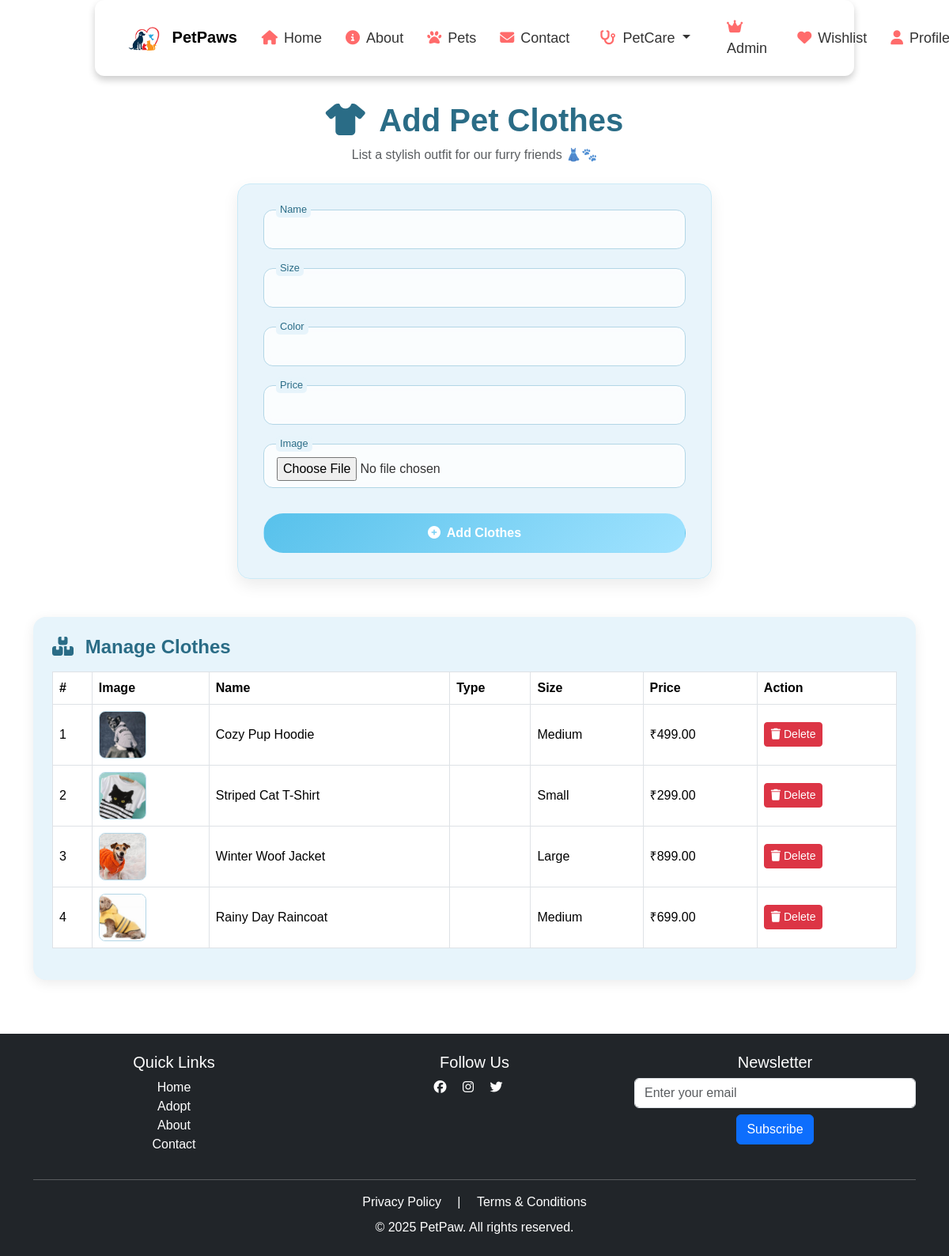
The app's page /petcare/clothes/add/ (signed in) with its own data.
### petcare/models.py (models this page shows, shortened)
class Clothes(models.Model):
    name = models.CharField(max_length=100)
    size = models.CharField(max_length=20)
    color = models.CharField(max_length=30)
    price = models.DecimalField(max_digits=6, decimal_places=2)
    image = models.ImageField(upload_to='clothes_images/', blank=True, null=True)

### petcare/views.py (the view)
# urls.py: path('clothes/add/', views.add_clothes, name='add_clothes'),
@staff_member_required
def add_clothes(request):
    if request.method == 'POST':
        form = ClothesForm(request.POST, request.FILES)
        if form.is_valid():
            form.save()
            return redirect('add_clothes')  # Refreshes same page
    else:
        form = ClothesForm()
    clothes = Clothes.objects.all()  # ✅ List of added clothes
    return render(request, 'petcare/add_clothes.html', {
        'form': form,
        'clothes': clothes,
    })

### petcare/forms.py
class ClothesForm(forms.ModelForm):
    class Meta:
        model = Clothes
        fields = ['name', 'size', 'color', 'price', 'image']

### petcare/templates/petcare/add_clothes.html (shortened to what this page needs)
{% extends 'base.html' %}
{% block content %}
<div class="container my-5">
  <div class="text-center mb-4">
    <h2 class="fw-bold" style="font-size: 2.5rem; color: #2a6c86;">
      <i class="fas fa-tshirt me-2"></i> Add Pet Clothes
    </h2>
    <p class="text-muted">List a stylish outfit for our furry friends 👗🐾</p>
  </div>
  <div class="glass-card mx-auto" style="max-width: 600px;">
    <form method="POST" enctype="multipart/form-data">
      {% for field in form %}
        <div class="animated-input">
          {{ field }}
          <label for="{{ field.id_for_label }}">{{ field.label }}</label>
        </div>
      {% endfor %}
      <button type="submit" class="btn btn-glass w-100 mt-2">
        <i class="fas fa-plus-circle me-1"></i> Add Clothes
      </button>
    </form>
  </div>
  {% if clothes %}
  <div class="clothes-table mt-5">
    <h4><i class="fas fa-boxes me-2"></i> Manage Clothes</h4>
    <div class="table-responsive">
      <table class="table table-bordered table-hover align-middle">
        <thead>
          <tr>
            <th>#</th>
            <th>Image</th>
            <th>Name</th>
            <th>Type</th>
            <th>Size</th>
            <th>Price</th>
            <th>Action</th>
          </tr>
        </thead>
        <tbody>
          {% for item in clothes %}
          <tr>
            <td>{{ forloop.counter }}</td>
            <td>
              {% if item.image %}
                <img src="{{ item.image.url }}" class="clothes-image" alt="{{ item.name }}">
              {% else %}
                <span class="text-muted">No Image</span>
              {% endif %}
            </td>
            <td>{{ item.name }}</td>
            <td>{{ item.type }}</td>
            <td>{{ item.size }}</td>
            <td>₹{{ item.price }}</td>
            <td>
              <a href="{% url 'delete_clothes' item.id %}" class="btn btn-sm btn-danger"
                 onclick="return confirm('Are you sure you want to delete this clothing item?');">
                <i class="fas fa-trash"></i> Delete
              </a>
            </td>
          </tr>
          {% endfor %}
        </tbody>
      </table>
    </div>
  </div>
  {% endif %}
</div>
{% endblock %}

### PetPaws/static/styles.css (style rules this page uses)
body { font-family: 'Poppins', sans-serif; background-color: #f8f9fa; color: #333; transition: background-color 0.3s ease-in-out; }
* { margin: 0; padding: 0; box-sizing: border-box; font-family: 'Poppins', sans-serif; }
body { margin: 0; padding: 0; background: #ffffff; position: relative; min-height: 100vh; }

### PetPaws/templates/base.html (style rules this page uses)
body { padding-top: 80px; }
html, body { height: 100%; margin: 0; display: flex; flex-direction: column; }

### petcare/templates/petcare/add_clothes.html (style rules this page uses)
.animated-input { position: relative; margin-bottom: 1.5rem; }
.animated-input input, .animated-input select, .animated-input textarea { width: 100%; padding: 1rem 1rem 0.5rem 1rem; border: 1px solid #b3d6e6; border-radius: 12px; background: rgba(255, 255, 255, 0.8); backdrop-filter: blur(6px); transition: all 0.3s ease; outline: none; }
.animated-input label { position: absolute; top: 1rem; left: 1rem; background-color: #e7f4fb; padding: 0 5px; color: #317c8e; transition: all 0.3s ease; pointer-events: none; border-radius: 5px; }
.animated-input input:focus + label, .animated-input input:not(:placeholder-shown) + label, .animated-input textarea:focus + label, .animated-input textarea:not(:placeholder-shown) + label, .animated-input select:focus + label, .animated-input select:not([value=""]) + label { top: -0.6rem; font-size: 0.8rem; color: #2a6c86; }
.glass-card { background: rgba(231, 244, 251, 0.95); border-radius: 16px; padding: 2rem; box-shadow: 0 8px 20px rgba(0, 0, 0, 0.08); border: 1px solid #cbeaf7; backdrop-filter: blur(8px); }
.btn-glass { border-radius: 30px; padding: 12px; font-weight: bold; background: linear-gradient(135deg, #57c1eb, #a1e3ff); color: white; transition: all 0.3s ease; }
.clothes-table { margin-top: 3rem; background-color: #e7f4fb; border-radius: 16px; padding: 1.5rem; box-shadow: 0 4px 16px rgba(0,0,0,0.08); }
.clothes-table h4 { color: #2a6c86; font-weight: bold; margin-bottom: 1rem; }
.table thead { background-color: #d2eefe; }
.table td, .table th { vertical-align: middle; }
.clothes-image { height: 60px; width: 60px; object-fit: cover; border-radius: 8px; border: 1px solid #b3d6e6; }

### records on screen
Clothes: image (picture), name "Cozy Pup Hoodie", size "Medium", price "499.00"
Clothes: image (picture), name "Striped Cat T-Shirt", size "Small", price "299.00"
Clothes: image (picture), name "Winter Woof Jacket", size "Large", price "899.00"
Clothes: image (picture), name "Rainy Day Raincoat", size "Medium", price "699.00"

### other values on screen
{{ field.label }} "Name" "Size" "Color" "Price" "Image"
